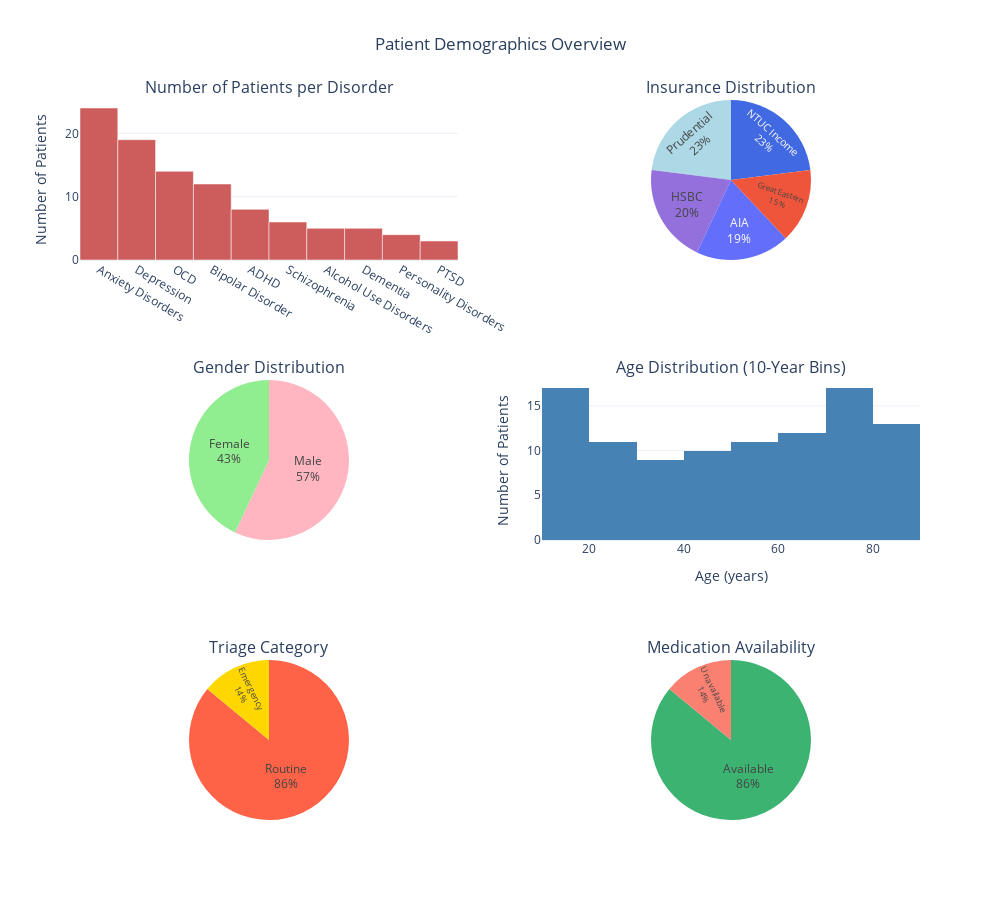

The code cell stored with this chart in its notebook:
### Markdown cell above
### Patient Demographics Plots

This visualization summarizes key demographic characteristics of the patients in the dataset using a set of six interactive Plotly subplots:

- **Bar Plot**: Number of patients per disorder, based on the `HealthCondition` column.
- **Pie Chart**: Distribution of insurance types (`Insurance`).
- **Pie Chart**: Gender breakdown (`Gender`).
- **Histogram**: Age distribution of patients in 10-year bins (`Age`).
- **Pie Chart**: Percentage of Emergency vs Routine patients (`TriageCategory`).
- **Pie Chart**: Medication availability across patients (`MedicationAvailability`).

### Code cell
import plotly.graph_objects as go
from plotly.subplots import make_subplots
import pandas as pd


# Create subplots
fig = make_subplots(
    rows=3, cols=2,
    subplot_titles=[
        "Number of Patients per Disorder",
        "Insurance Distribution",
        "Gender Distribution",
        "Age Distribution (10-Year Bins)",
        "Triage Category",
        "Medication Availability"
    ],
    specs=[[{"type": "bar"}, {"type": "pie"}],
           [{"type": "pie"}, {"type": "histogram"}],
           [{"type": "pie"}, {"type": "pie"}]]
)

# 1. Bar plot - HealthCondition
condition_counts = patients_df['HealthCondition'].value_counts()
fig.add_trace(
    go.Bar(
        x=condition_counts.index,
        y=condition_counts.values,
        marker_color='indianred',
        name="Disorder Count"
    ),
    row=1, col=1
)
fig.update_yaxes(title_text="Number of Patients", row=1, col=1)

# 2. Pie chart - Insurance
insurance_counts = patients_df['Insurance'].value_counts()
fig.add_trace(
    go.Pie(
        labels=insurance_counts.index,
        values=insurance_counts.values,
        marker=dict(colors=['royalblue', 'lightblue', 'mediumpurple']),
        name="Insurance",
        textposition='inside',
        textinfo='percent+label',
        hoverinfo='label+percent'
    ),
    row=1, col=2
)


# 3. Pie chart - Gender
gender_counts = patients_df['Gender'].value_counts()
fig.add_trace(
    go.Pie(
        labels=gender_counts.index,
        values=gender_counts.values,
        marker=dict(colors=['lightpink', 'lightgreen']),
        name="Gender",
        textposition='inside',
        textinfo='percent+label',
        hoverinfo='label+percent'
    ),
    row=2, col=1
)

# 4. Histogram - Age
fig.add_trace(
    go.Histogram(
        x=patients_df['Age'],
        xbins=dict(start=0, end=100, size=10),
        marker_color='steelblue',
        name="Age"
    ),
    row=2, col=2
)
fig.update_xaxes(title_text="Age (years)", row=2, col=2)
fig.update_yaxes(title_text="Number of Patients", row=2, col=2)


# 5. Pie chart - TriageCategory
triage_counts = patients_df['TriageCategory'].value_counts()
fig.add_trace(
    go.Pie(
        labels=triage_counts.index,
        values=triage_counts.values,
        marker=dict(colors=['tomato', 'gold']),
        name="Triage Category",
        textposition='inside',
        textinfo='percent+label',
        hoverinfo='label+percent'
    ),
    row=3, col=1
)

# 6. Pie chart - MedicationAvailability
medication_counts = patients_df['MedicationAvailability'].value_counts()
fig.add_trace(
    go.Pie(
        labels=medication_counts.index,
        values=medication_counts.values,
        marker=dict(colors=['mediumseagreen', 'salmon']),
        name="Medication Availability",
        textposition='inside',
        textinfo='percent+label',
        hoverinfo='label+percent'
    ),
    row=3, col=2
)

# Layout settings
fig.update_layout(
    height=900,
    width=1000,
    title_text="Patient Demographics Overview",
    title_x=0.5,
    showlegend=False,
    template="plotly_white"
)

fig.show()

### Figure 1 — Plotly figure (JSON) as saved in the notebook; plotly's stock layout.template omitted (floating-point values rounded to 4 significant figures)
{"data": [{"marker": {"color": "indianred"}, "name": "Disorder Count", "type": "bar", "x": ["Anxiety Disorders", "Depression", "OCD", "Bipolar Disorder", "ADHD", "Schizophrenia", "Alcohol Use Disorders", "Dementia", "Personality Disorders", "PTSD"], "xaxis": "x", "y": [24, 19, 14, 12, 8, 6, 5, 5, 4, 3], "yaxis": "y"}, {"domain": {"x": [0.55, 1], "y": [0.7778, 1]}, "hoverinfo": "label+percent", "labels": ["NTUC Income", "Prudential", "HSBC", "AIA", "Great Eastern"], "marker": {"colors": ["royalblue", "lightblue", "mediumpurple"]}, "name": "Insurance", "textinfo": "percent+label", "textposition": "inside", "type": "pie", "values": [23, 23, 20, 19, 15]}, {"domain": {"x": [0, 0.45], "y": [0.3889, 0.6111]}, "hoverinfo": "label+percent", "labels": ["Male", "Female"], "marker": {"colors": ["lightpink", "lightgreen"]}, "name": "Gender", "textinfo": "percent+label", "textposition": "inside", "type": "pie", "values": [57, 43]}, {"marker": {"color": "steelblue"}, "name": "Age", "type": "histogram", "x": [63, 26, 83, 72, 32, 86, 86, 35, 14, 33, 64, 13, 41, 49, 13, 75, 71, 32, 44, 87, 69, 33, 60, 70, 53, 71, 26, 73, 73, 58, 73, 62, 66, 75, 14, 62, 18, 32, 84, 50, 29, 15, 71, 25, 20, 64, 13, 71, 82, 55, 19, 58, 46, 89, 47, 61, 15, 13, 17, 65, 15, 65, 74, 29, 55, 45, 85, 73, 25, 59, 26, 83, 89, 73, 51, 64, 35, 37, 71, 52, 40, 26, 56, 76, 82, 20, 12, 19, 74, 22, 19, 46, 46, 44, 16, 52, 39, 18, 84, 83], "xaxis": "x2", "xbins": {"end": 100, "size": 10, "start": 0}, "yaxis": "y2"}, {"domain": {"x": [0, 0.45], "y": [0, 0.2222]}, "hoverinfo": "label+percent", "labels": ["Routine", "Emergency"], "marker": {"colors": ["tomato", "gold"]}, "name": "Triage Category", "textinfo": "percent+label", "textposition": "inside", "type": "pie", "values": [86, 14]}, {"domain": {"x": [0.55, 1], "y": [0, 0.2222]}, "hoverinfo": "label+percent", "labels": ["Available", "Unavailable"], "marker": {"colors": ["mediumseagreen", "salmon"]}, "name": "Medication Availability", "textinfo": "percent+label", "textposition": "inside", "type": "pie", "values": [86, 14]}], "layout": {"annotations": [{"font": {"size": 16}, "showarrow": false, "text": "Number of Patients per Disorder", "x": 0.225, "xanchor": "center", "xref": "paper", "y": 1, "yanchor": "bottom", "yref": "paper"}, {"font": {"size": 16}, "showarrow": false, "text": "Insurance Distribution", "x": 0.775, "xanchor": "center", "xref": "paper", "y": 1, "yanchor": "bottom", "yref": "paper"}, {"font": {"size": 16}, "showarrow": false, "text": "Gender Distribution", "x": 0.225, "xanchor": "center", "xref": "paper", "y": 0.6111, "yanchor": "bottom", "yref": "paper"}, {"font": {"size": 16}, "showarrow": false, "text": "Age Distribution (10-Year Bins)", "x": 0.775, "xanchor": "center", "xref": "paper", "y": 0.6111, "yanchor": "bottom", "yref": "paper"}, {"font": {"size": 16}, "showarrow": false, "text": "Triage Category", "x": 0.225, "xanchor": "center", "xref": "paper", "y": 0.2222, "yanchor": "bottom", "yref": "paper"}, {"font": {"size": 16}, "showarrow": false, "text": "Medication Availability", "x": 0.775, "xanchor": "center", "xref": "paper", "y": 0.2222, "yanchor": "bottom", "yref": "paper"}], "height": 900, "showlegend": false, "title": {"text": "Patient Demographics Overview", "x": 0.5}, "width": 1000, "xaxis": {"anchor": "y", "domain": [0, 0.45]}, "xaxis2": {"anchor": "y2", "domain": [0.55, 1], "title": {"text": "Age (years)"}}, "yaxis": {"anchor": "x", "domain": [0.7778, 1], "title": {"text": "Number of Patients"}}, "yaxis2": {"anchor": "x2", "domain": [0.3889, 0.6111], "title": {"text": "Number of Patients"}}}}
